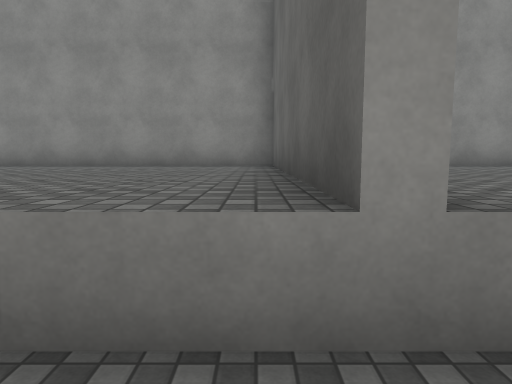
view 1 (above)

24 first-person views from a walk through a 3-D level made in the Unity game engine. The camera is 1.4 m above the floor, tilts 6° down and sees 75° across. The floor is counted in squares, 2 m on a side. Each view is taken from the middle of a square. On the plan, view 1 faces up. The plan holds only what a view shows up to about 10 squares ahead; the rest is blank. The place goes on beyond the plan. The player is left out. Surface patterns are stand-ins for the level's own textures.

view 2
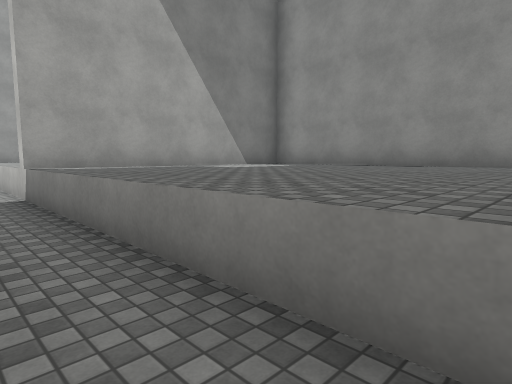

view 3
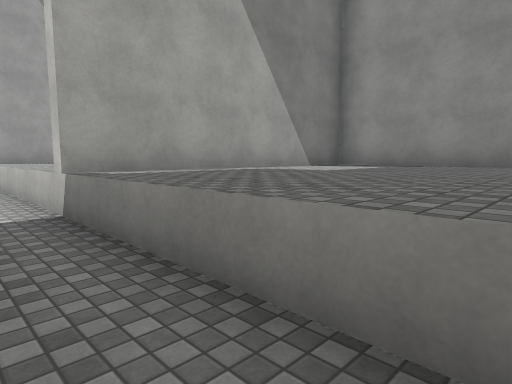

view 4
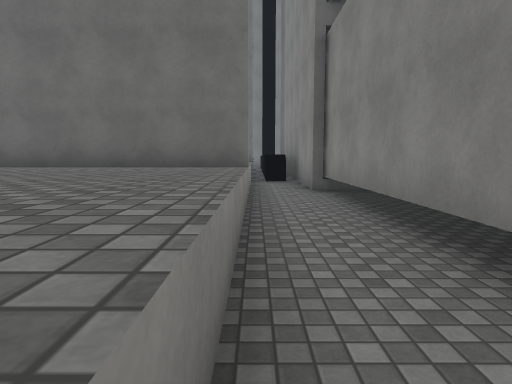

view 5
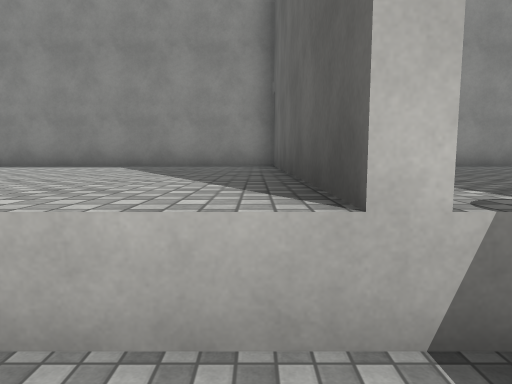

view 6
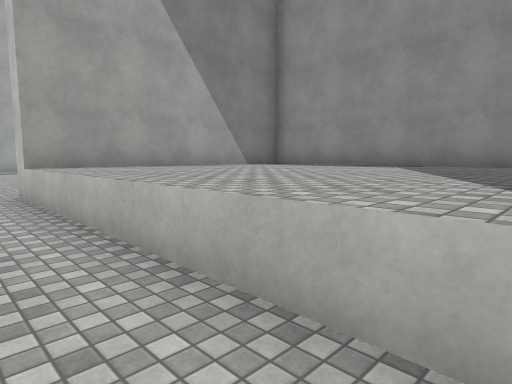

view 7
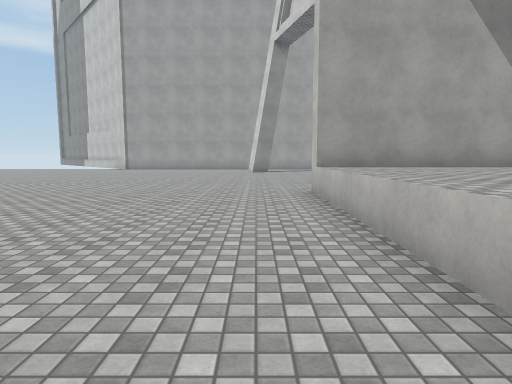

view 8
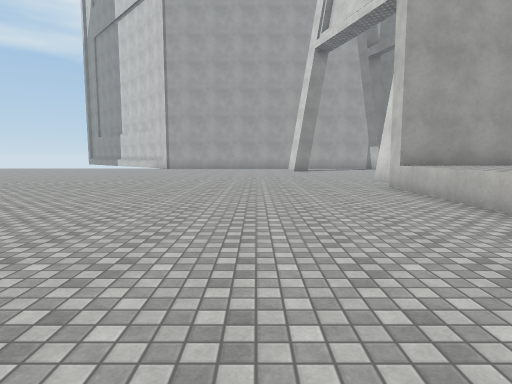

view 9
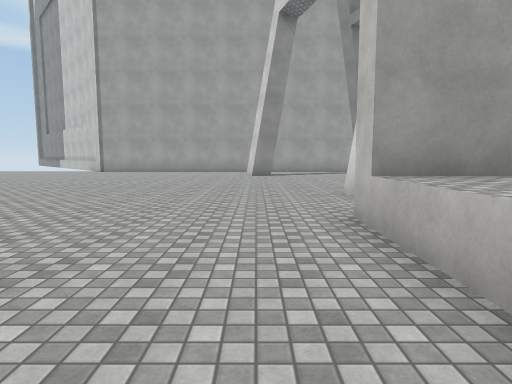

view 10
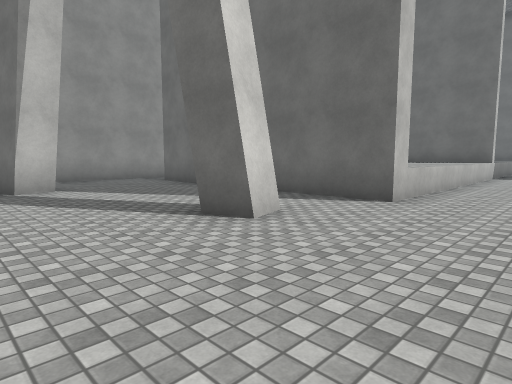

view 11
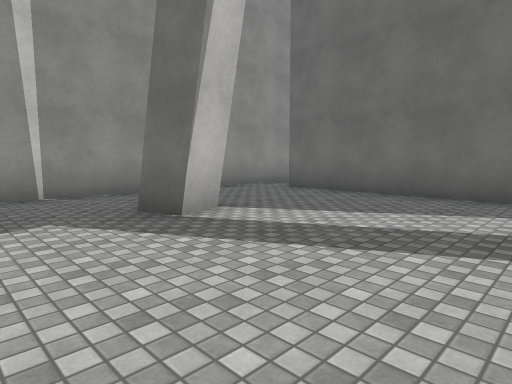

view 12
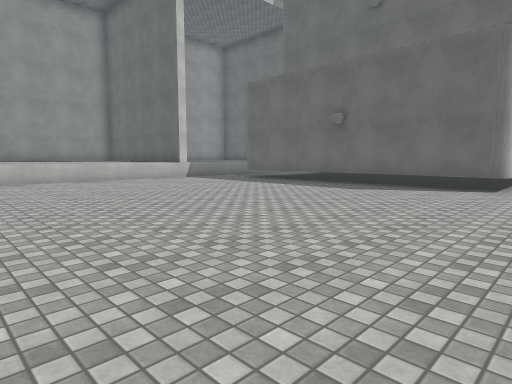

view 13
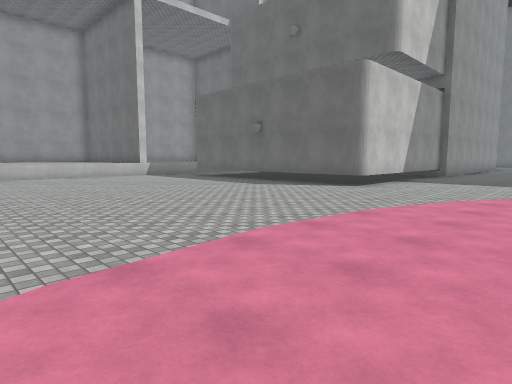

view 14
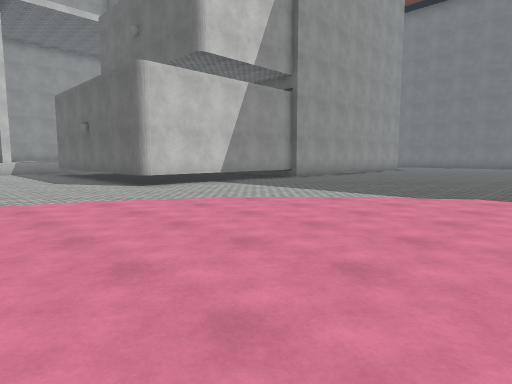

view 15
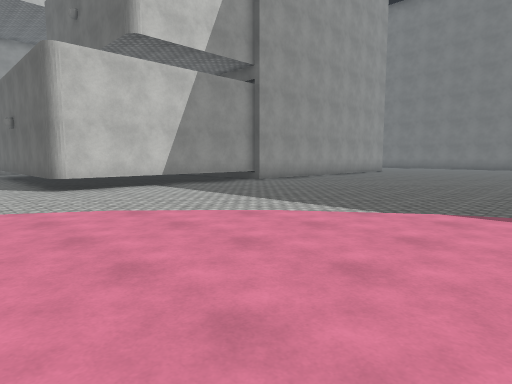

view 16
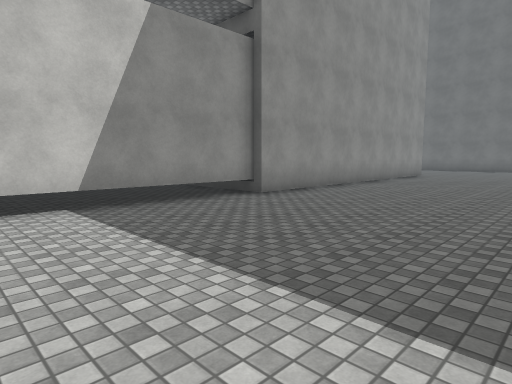

view 17
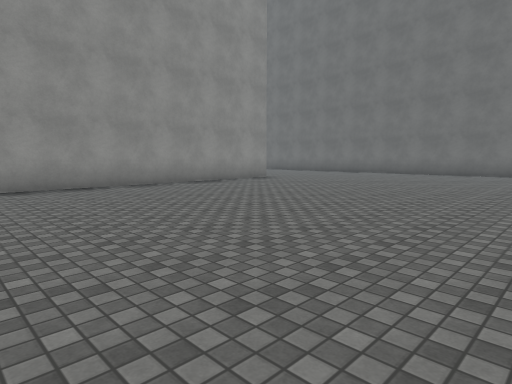

view 18
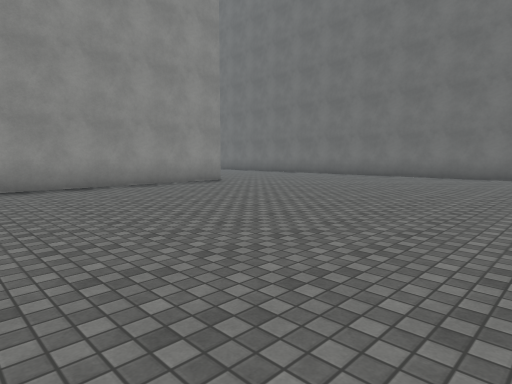

view 19
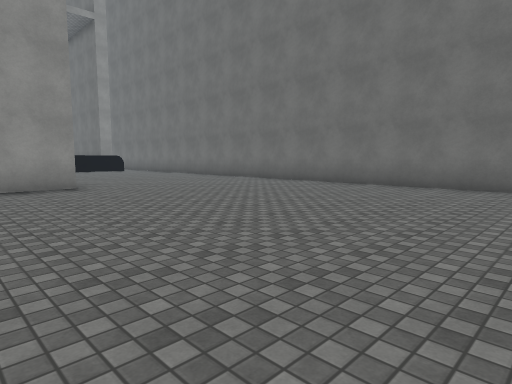

view 20
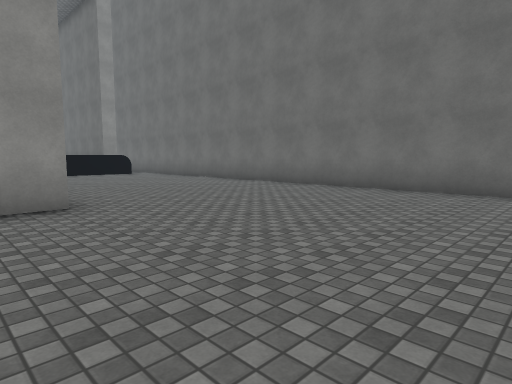

view 21
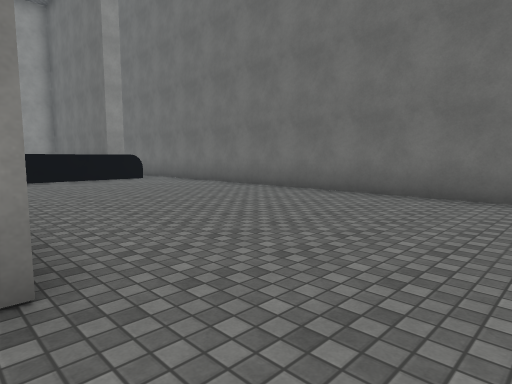

view 22
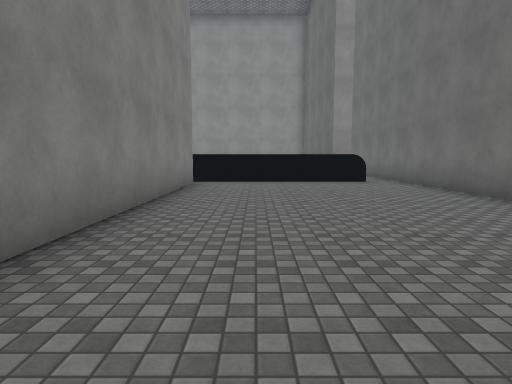

view 23
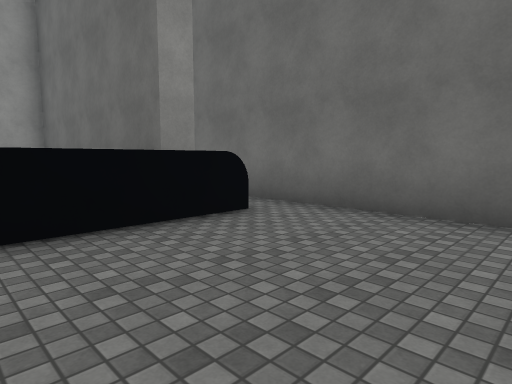

view 24
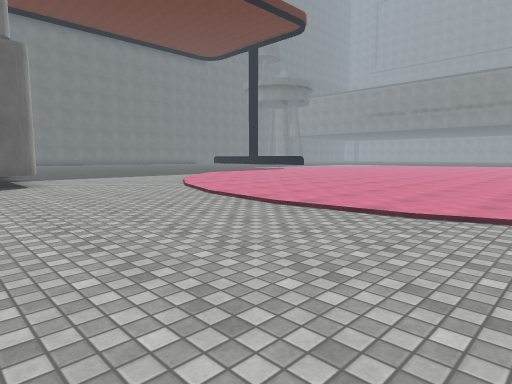

### Floor plan
Key: @ floor where view 1 was taken; # wall or solid block; . floor; ^ raised ledge.
Columns run from 20 left of view 1 to 16 right of it. Each row starts with its distance up from view 1.
 10  ########
  9  .......
  8  ......#
  7 ..#....#^^^^^##^^^^^#   ^^^
  6 .......#^^^^^^^^^^^^^  ^^
  5 .......#^^^^^^^^^^^^^  ^^
  4 .......#^^^^^^^^^^^^^ ^^
  3 .......#^^^^^^^^^^^^^ ^^          # #
  2 ....#..^^^^^^^^^^^^^^^^           # #
  1 ........................#     #######
  0 ....................@...       .....#
 -1 ..............  #########     #.....#
 -2 ...............               #.....#
 -3 ...............#              #.....#
 -4 ...............#              #.....#
 -5 ...............#              #.....#
 -6 ...............#     #        #.....#
 -7 .. ............#     #        #.....#
 -8     ............^##############.....#
 -9     ................................#
-10       ..............................#
-11        .............................#
-12        .............................#
-13        .............................#
-14        .............................#
-15        .............................#
-16        ...........    ...........

Where each view was taken, in squares from view 1:
view 1: 0 up, 0 right, facing up
view 2: 0 up, 0 right, facing up-left
view 3: 0 up, 2 left, facing up-left
view 4: 1 up, 6 left, facing right
view 5: 0 up, 7 left, facing up
view 6: 0 up, 7 left, facing up-left
view 7: 0 up, 7 left, facing left
view 8: 2 down, 6 left, facing left
view 9: 0 up, 10 left, facing left
view 10: 1 down, 19 left, facing up-right
view 11: 3 up, 20 left, facing up-right
view 12: 9 down, 13 left, facing up-right
view 13: 12 down, 13 left, facing up-right
view 14: 16 down, 9 left, facing up-right
view 15: 16 down, 7 left, facing up-right
view 16: 13 down, 4 left, facing up-right
view 17: 16 down, 2 right, facing up-right
view 18: 16 down, 4 right, facing up-right
view 19: 16 down, 8 right, facing up-right
view 20: 13 down, 9 right, facing up-right
view 21: 10 down, 10 right, facing up-right
view 22: 9 down, 12 right, facing up
view 23: 3 down, 12 right, facing up-right
view 24: 6 down, 14 left, facing down-right
